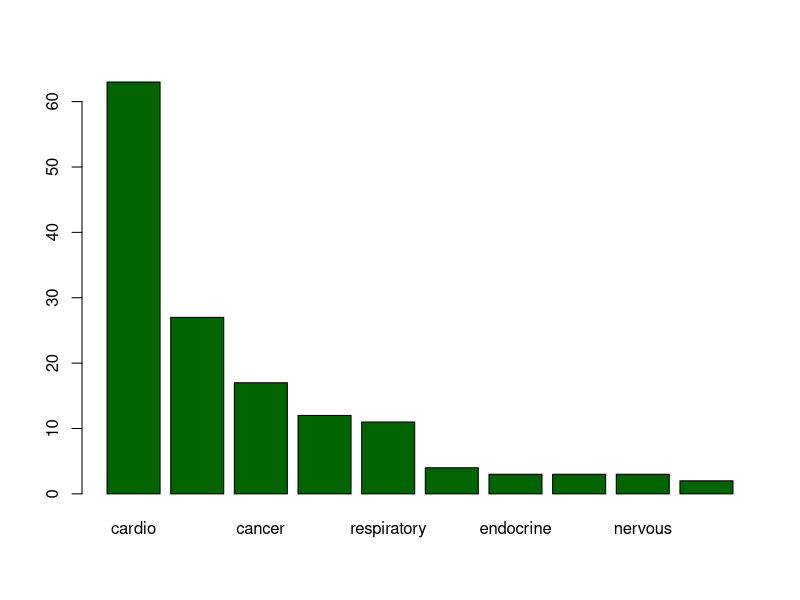

Generate this figure with R: (Note: this script raises an error after producing the figure.)
############################
############################
#READ THE TABLE WITH PAIRED#
###########################

library(ggplot2)
library(ggsignif)

paired_dataset <- read.csv("full_dataset_paired.csv", header = FALSE, sep = "\t")
summary(paired_dataset)

#concatenate domains on both sides

all_domains <- c(as.character(paired_dataset$V3), as.character(paired_dataset$V10))
elements_2_remove <- c("")
all_domains = all_domains[!(all_domains %in% elements_2_remove)]
tab <- table(all_domains)
barplot(sort(table(all_domains), decreasing = TRUE), col="darkgreen")


#Post-Hoc test for obtaining significant asterisks for ggplot

#In random panorama:

expected_domains <- rep(sum(ordered_domains)/length(ordered_domains), length(ordered_domains))

pvalues <- c()
observed_posthoc<- c()
expected_posthoc <- c()
for (i in 1:nrow(ordered_domains)){
  observed_posthoc <- c(ordered_domains[i], sum(ordered_domains[-i]))
  expected_posthoc <- c(expected_domains[i], sum(expected_domains[-i]))
  pv <- as.double(chisq.test(observed_posthoc, p=expected_posthoc/sum(ordered_domains))["p.value"])
  pvalues<- append(pvalues, pv)
}

#adjust FDR
corrected_pvalues <- p.adjust(pvalues, method = "bonferroni", n = length(pvalues))


#ggplot version
ordered_domains <- sort(table(all_domains), decreasing=TRUE)
histogram_domains <- as.data.frame(cbind(names(ordered_domains),ordered_domains, corrected_pvalues))
ggplot(data=histogram_domains, 
       aes(x=reorder(V1, -as.numeric(as.character(ordered_domains))), 
           y=as.numeric(as.character(ordered_domains)), 
           label = ifelse(as.numeric(as.character(corrected_pvalues)) < 0.05, "*", ""))) + 
         geom_bar(stat = "identity", fill="darkgreen") + xlab("Disease domains") +
  ylab("Pleiotropies count") +
  geom_text(vjust = 0) +
  theme_light()
  





